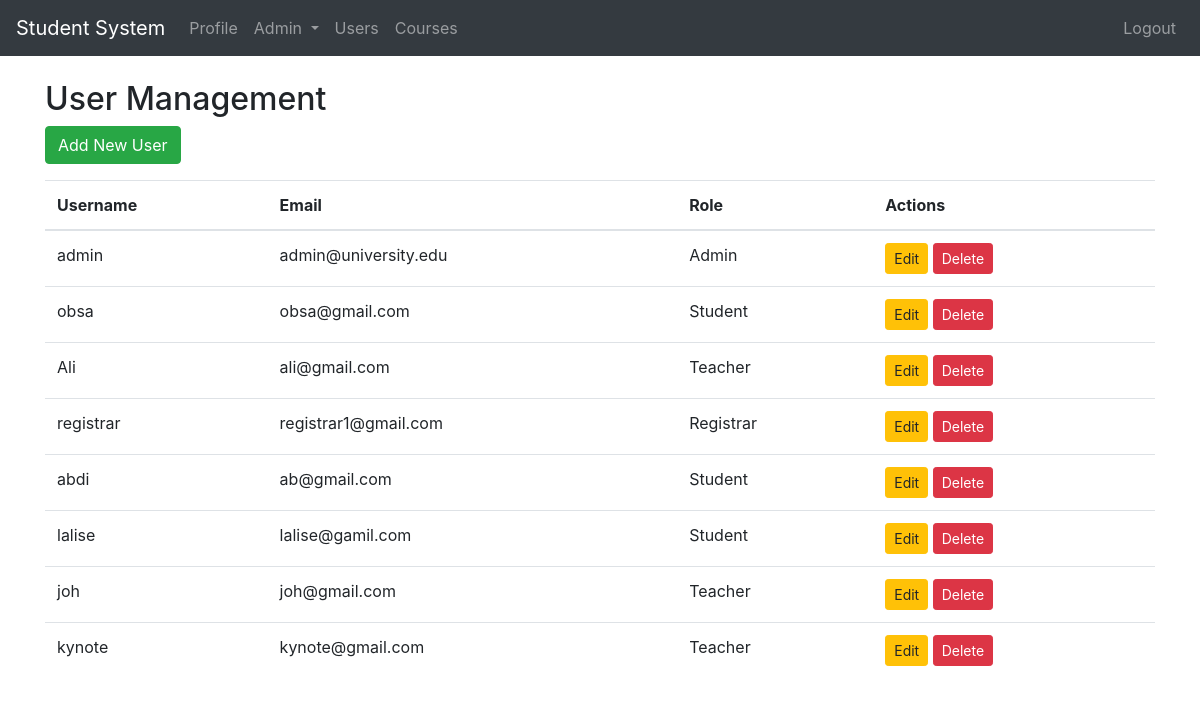
The page /user-management (signed in) on the database its author committed.
### app.py (models this page shows)
class User(db.Model):
    __tablename__ = 'users'
    id = db.Column(db.Integer, primary_key=True)
    username = db.Column(db.String(80), unique=True, nullable=False)
    email         = db.Column(db.String(120),unique=True, nullable=False)
    password_hash = db.Column(db.String(128),nullable=False)
    role          = db.Column(db.String(20), nullable=False)
    is_active     = db.Column(db.Boolean,    default=False)
    department    = db.Column(db.String(100), nullable=True)
    section       = db.Column(db.String(50),  nullable=True)

### app.py (the view)
@app.route('/user-management')
@roles_required('admin')
def user_management():
    page = request.args.get('page', 1, type=int)
    per_page = 10  # Number of users per page
    users = User.query.paginate(page=page, per_page=per_page)
    return render_template('user_management.html', users=users.items, pagination=users)

### app.py (called while the page is built)
def roles_required(*required_roles):
    def decorator(f):
        @wraps(f)
        def wrapped(*args, **kwargs):
            if session.get('role') not in required_roles:
                flash('Access denied. Insufficient privileges', 'danger')
                return redirect(url_for('login'))
            return f(*args, **kwargs)
        return wrapped
    return decorator

### templates/user_management.html (shortened to what this page needs)
{% extends "base.html" %}
{% block content %}
<h2>User Management</h2>
<a href="{{ url_for('admin_add_user') }}" class="btn btn-success mb-3">Add New User</a>
<table class="table table-hover">
    <thead>
        <tr>
            <th>Username</th>
            <th>Email</th>
            <th>Role</th>
            <th>Actions</th>
        </tr>
    </thead>
    <tbody>
        {% for user in users %}
        <tr>
            <td>{{ user.username }}</td>
            <td>{{ user.email }}</td>
            <td>{{ user.role|capitalize }}</td>
            <td>
                <a href="{{ url_for('admin_edit_user', user_id=user.id) }}" class="btn btn-sm btn-warning">Edit</a>
                <form action="{{ url_for('admin_delete_user', user_id=user.id) }}" method="POST" class="d-inline">
                    <button type="submit" class="btn btn-sm btn-danger">Delete</button>
                </form>
            </td>
        </tr>
        {% endfor %}
    </tbody>
</table>
{% endblock %}

### rows shown on the page
User: username "admin", email "admin@university.edu", role "Admin"
User: username "obsa", email "obsa@gmail.com", role "Student"
User: username "Ali", email "ali@gmail.com", role "Teacher"
User: username "registrar", email "registrar1@gmail.com", role "Registrar"
User: username "abdi", email "ab@gmail.com", role "Student"
User: username "lalise", email "lalise@gamil.com", role "Student"
User: username "joh", email "joh@gmail.com", role "Teacher"
User: username "kynote", email "kynote@gmail.com", role "Teacher"
